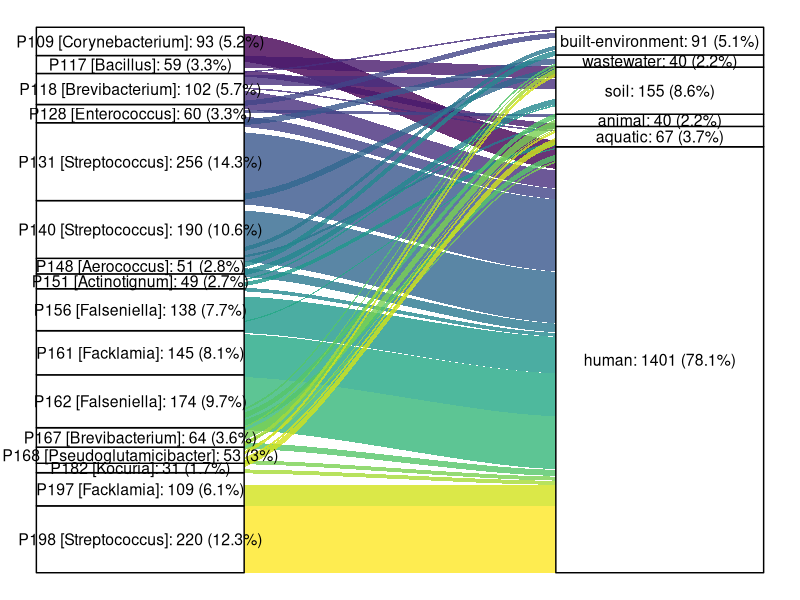
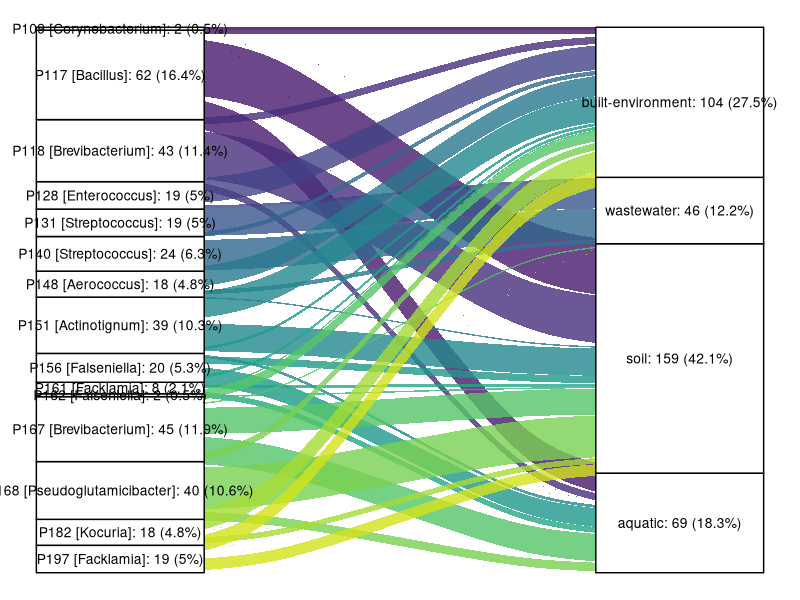
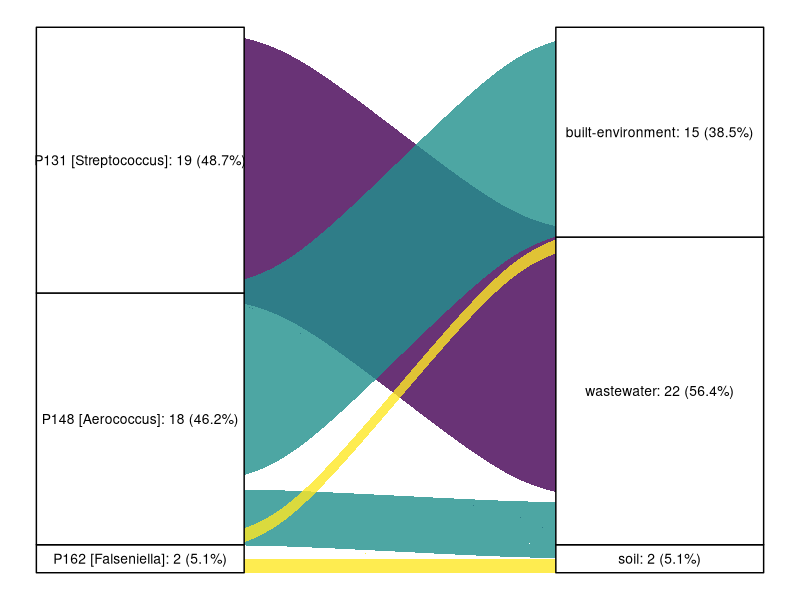
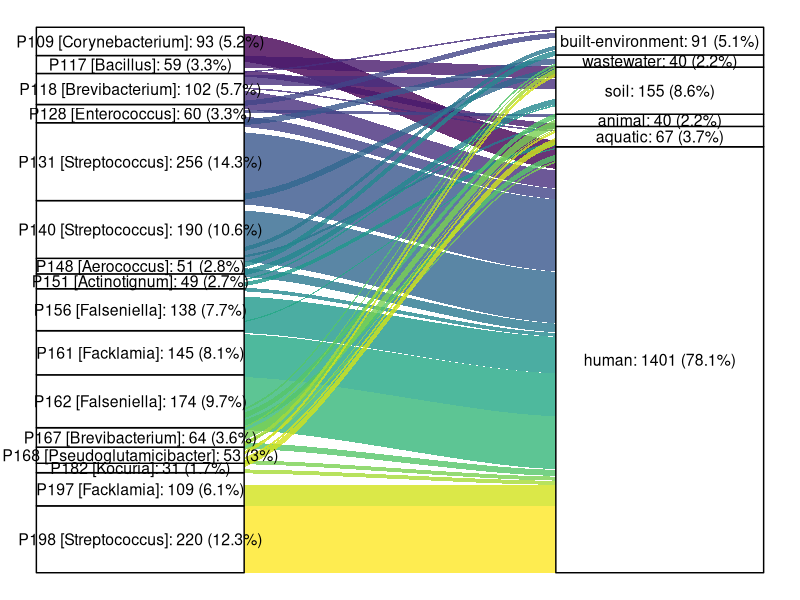
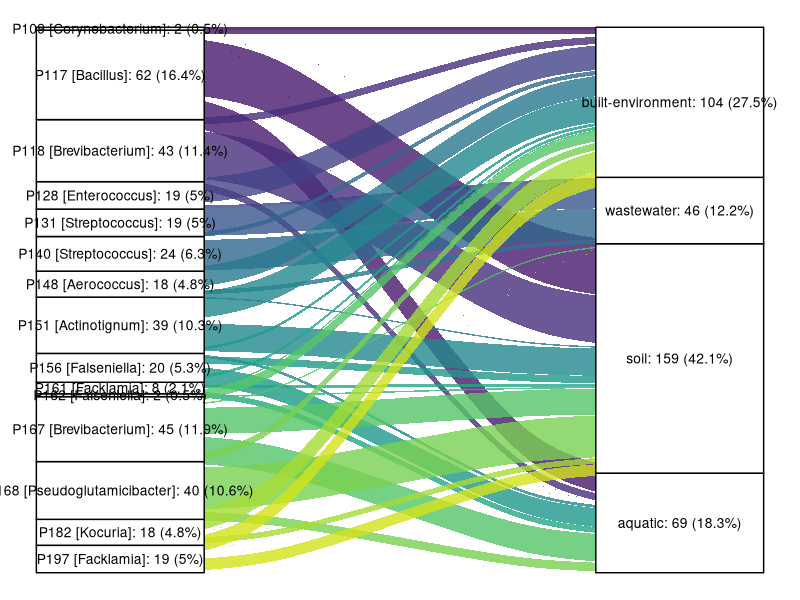
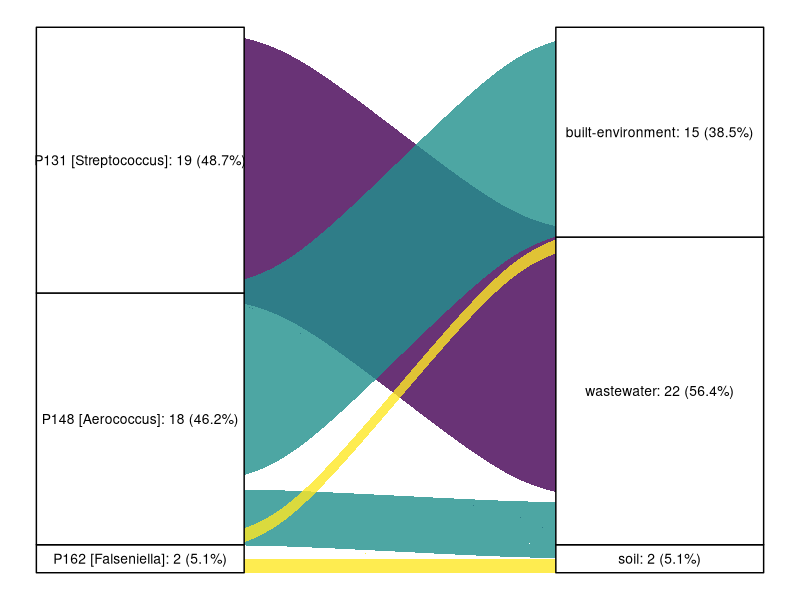

Source code (R) for these figures, in order:
## alluvial plot with hits
###############################

library(ggplot2)
library(ggalluvial)
library(dplyr)
library(magrittr)
library(reshape2)
library(tidyverse)
library(viridis)
library(readxl)

dat <- read_excel("data/GMGC_distribution_16_hits.xlsx") %>%
  select(-'original seq') %>%
  mutate(enzyme = paste0(toupper(shorthand), " [", Genus, "]")) %>%
  rowwise() %>%
  mutate(human_total = sum(c_across(contains("human")), na.rm = TRUE)) %>%
  ungroup() %>%
  select(-contains("human"), human_total) %>%
  rowwise() %>%
  mutate(animal_total = sum(c_across(c("dog-gut", "cat-gut", "mouse-gut", "pig-gut", "animal gut")), na.rm = TRUE)) %>%
  ungroup() %>%
  rowwise() %>%
  mutate(aquatic_total = sum(c_across(c("marine", "freshwater")), na.rm = TRUE)) %>%
  ungroup() %>%
  select(-contains("human"), -contains("gut"), -contains("marine"), -contains("freshwater"), human_total, animal_total, aquatic_total) %>%
  select(-other)

dat2 <- dat

# Rename columns
names(dat2)[names(dat2) == "human_total"] <- "human"
names(dat2)[names(dat2) == "animal_total"] <- "animal"
names(dat2)[names(dat2) == "aquatic_total"] <- "aquatic"

# Replace NA entries with 0
dat2[is.na(dat2)] <- 0

long_df <- melt(dat2)
# Filter the data to show only alluviums with values greater than 3
long_df_filtered <- long_df %>% filter(value > 3)

### plot alluvial plot  with percentages
p <- ggplot(data = long_df_filtered, 
            aes(y = value, axis1 = enzyme, axis2 = variable)) +
  geom_alluvium(aes(fill = enzyme), alpha = 0.8, width = 0.1) +
  geom_stratum(width = 0.4) +
  geom_text(stat = "stratum", aes(label = paste0(after_stat(stratum), ": ", after_stat(count), " (", round(after_stat(prop) * 100, 1), "%)")), size = 4) +
  scale_fill_viridis_d(option = "viridis") +
  theme_void() +
  theme(legend.position = "none")

p

ggsave("output/Figure_S13A.png", plot = p, width = 12, height = 12, dpi = 600)

#### only environmental habitats ###
dat3 <- dat2 %>%
  select(-human, -animal)

long_df <- melt(dat3, id.vars = c("shorthand", "Genus", "enzyme"))

p <- ggplot(data = long_df, 
            aes(y = value, axis1 = enzyme, axis2 = variable)) +
  geom_alluvium(aes(fill = enzyme), alpha = 0.8, width = 0.1) +
  geom_stratum(width = 0.3) +
  geom_text(stat = "stratum", aes(label = paste0(after_stat(stratum), ": ", after_stat(count), " (", round(after_stat(prop) * 100, 1), "%)")), size = 3.5) +
  scale_fill_viridis_d(option = "viridis") +
  theme_void() +
  theme(legend.position = "none")

p

ggsave("output/Figure_6.png", plot = p, width = 12, height = 8, dpi = 600)

### only the most promiscuous enzymes ###
subset_df <- long_df %>%
  filter(grepl("P131|P148|P162", enzyme))

p <- ggplot(data = subset_df, 
            aes(y = value, axis1 = enzyme, axis2 = variable)) +
  geom_alluvium(aes(fill = enzyme), alpha = 0.8, width = 0.1) +
  geom_stratum(width = 0.4) +
  geom_text(stat = "stratum", aes(label = paste0(after_stat(stratum), ": ", after_stat(count), " (", round(after_stat(prop) * 100, 1), "%)")), size = 3.5) +
  scale_fill_viridis_d(option = "viridis") +
  theme_void() +
  theme(legend.position = "none")

p

ggsave("output/Figure_S13B.png", plot = p, width = 12, height = 8, dpi = 600)
